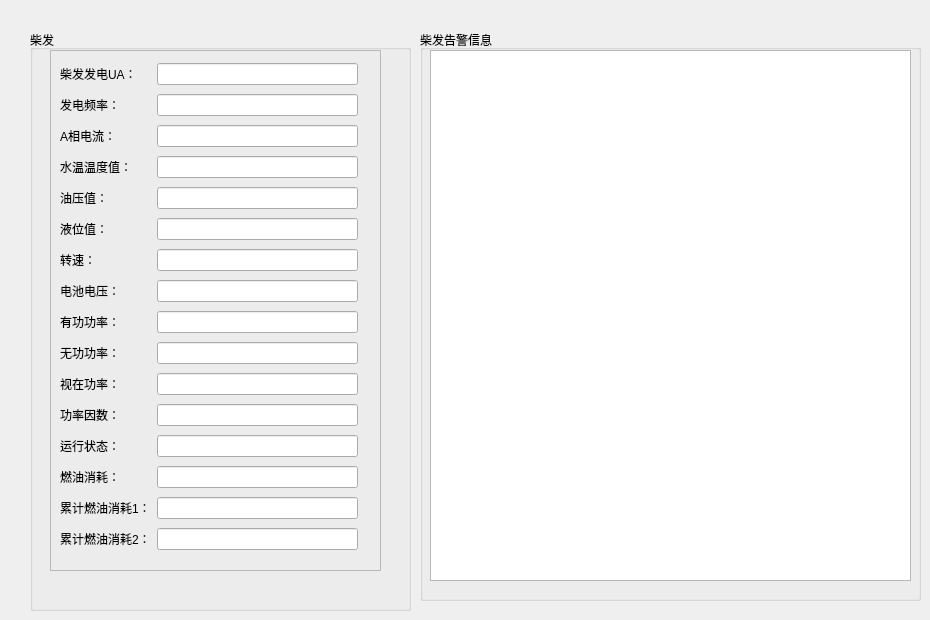
    <widget class="QWidget" name="tab_3">
     <attribute name="title">
      <string>柴发参数</string>
     </attribute>
     <widget class="QGroupBox" name="groupBox_30">
      <property name="geometry">
       <rect>
        <x>30</x>
        <y>30</y>
        <width>381</width>
        <height>581</height>
       </rect>
      </property>
      <property name="title">
       <string>柴发</string>
      </property>
      <widget class="QFrame" name="frame_3">
       <property name="geometry">
        <rect>
         <x>20</x>
         <y>20</y>
         <width>331</width>
         <height>521</height>
        </rect>
       </property>
       <property name="frameShape">
        <enum>QFrame::StyledPanel</enum>
       </property>
       <property name="frameShadow">
        <enum>QFrame::Raised</enum>
       </property>
       <layout class="QGridLayout" name="gridLayout_27">
        <item row="9" column="0">
         <widget class="QLabel" name="label_53">
          <property name="text">
           <string>无功功率：</string>
          </property>
         </widget>
        </item>
        <item row="4" column="0">
         <widget class="QLabel" name="label_48">
          <property name="text">
           <string>油压值：</string>
          </property>
         </widget>
        </item>
        <item row="3" column="0">
         <widget class="QLabel" name="label_47">
          <property name="text">
           <string>水温温度值：</string>
          </property>
         </widget>
        </item>
        <item row="15" column="1">
         <widget class="QLineEdit" name="lineEdit_61"/>
        </item>
        <item row="5" column="0">
         <widget class="QLabel" name="label_49">
          <property name="text">
           <string>液位值：</string>
          </property>
         </widget>
        </item>
        <item row="6" column="0">
         <widget class="QLabel" name="label_50">
          <property name="text">
           <string>转速：</string>
          </property>
         </widget>
        </item>
        <item row="3" column="1">
         <widget class="QLineEdit" name="lineEdit_36"/>
        </item>
        <item row="7" column="1">
         <widget class="QLineEdit" name="lineEdit_40"/>
        </item>
        <item row="0" column="1">
         <widget class="QLineEdit" name="lineEdit_33"/>
        </item>
        <item row="11" column="0">
         <widget class="QLabel" name="label_55">
          <property name="text">
           <string>功率因数：</string>
          </property>
         </widget>
        </item>
        <item row="16" column="1">
         <widget class="QLineEdit" name="lineEdit_59"/>
        </item>
        <item row="1" column="1">
         <widget class="QLineEdit" name="lineEdit_34"/>
        </item>
        <item row="8" column="1">
         <widget class="QLineEdit" name="lineEdit_41"/>
        </item>
        <item row="13" column="0">
         <widget class="QLabel" name="label_72">
          <property name="text">
           <string>燃油消耗：</string>
          </property>
         </widget>
        </item>
        <item row="10" column="1">
         <widget class="QLineEdit" name="lineEdit_43"/>
        </item>
        <item row="13" column="1">
         <widget class="QLineEdit" name="lineEdit_60"/>
        </item>
        <item row="10" column="0">
         <widget class="QLabel" name="label_54">
          <property name="text">
           <string>视在功率：</string>
          </property>
         </widget>
        </item>
        <item row="12" column="1">
         <widget class="QLineEdit" name="lineEdit_45"/>
        </item>
        <item row="1" column="0">
         <widget class="QLabel" name="label_45">
          <property name="text">
           <string>发电频率：</string>
          </property>
         </widget>
        </item>
        <item row="7" column="0">
         <widget class="QLabel" name="label_51">
          <property name="text">
           <string>电池电压：</string>
          </property>
         </widget>
        </item>
        <item row="5" column="1">
         <widget class="QLineEdit" name="lineEdit_38"/>
        </item>
        <item row="16" column="0">
         <widget class="QLabel" name="label_70">
          <property name="text">
           <string>累计燃油消耗2：</string>
          </property>
         </widget>
        </item>
        <item row="8" column="0">
         <widget class="QLabel" name="label_52">
          <property name="text">
           <string>有功功率：</string>
          </property>
         </widget>
        </item>
        <item row="9" column="1">
         <widget class="QLineEdit" name="lineEdit_42"/>
        </item>
        <item row="4" column="1">
         <widget class="QLineEdit" name="lineEdit_37"/>
        </item>
        <item row="2" column="1">
         <widget class="QLineEdit" name="lineEdit_35"/>
        </item>
        <item row="11" column="1">
         <widget class="QLineEdit" name="lineEdit_44"/>
        </item>
        <item row="15" column="0">
         <widget class="QLabel" name="label_71">
          <property name="text">
           <string>累计燃油消耗1：</string>
          </property>
         </widget>
        </item>
        <item row="6" column="1">
         <widget class="QLineEdit" name="lineEdit_39"/>
        </item>
        <item row="12" column="0">
         <widget class="QLabel" name="label_56">
          <property name="text">
           <string>运行状态：</string>
          </property>
         </widget>
        </item>
        <item row="0" column="0">
         <widget class="QLabel" name="label_44">
          <property name="text">
           <string>柴发发电UA：</string>
          </property>
         </widget>
        </item>
        <item row="2" column="0">
         <widget class="QLabel" name="label_46">
          <property name="text">
           <string>A相电流：</string>
          </property>
         </widget>
        </item>
        <item row="0" column="2">
         <widget class="QLabel" name="label_73">
          <property name="text">
           <string/>
          </property>
         </widget>
        </item>
       </layout>
      </widget>
     </widget>
     <widget class="QGroupBox" name="groupBox_34">
      <property name="geometry">
       <rect>
        <x>420</x>
        <y>30</y>
        <width>501</width>
        <height>571</height>
       </rect>
      </property>
      <property name="title">
       <string>柴发告警信息</string>
      </property>
      <widget class="QTextEdit" name="textEdit_2">
       <property name="geometry">
        <rect>
         <x>10</x>
         <y>20</y>
         <width>481</width>
         <height>531</height>
        </rect>
       </property>
      </widget>
     </widget>
    </widget>
